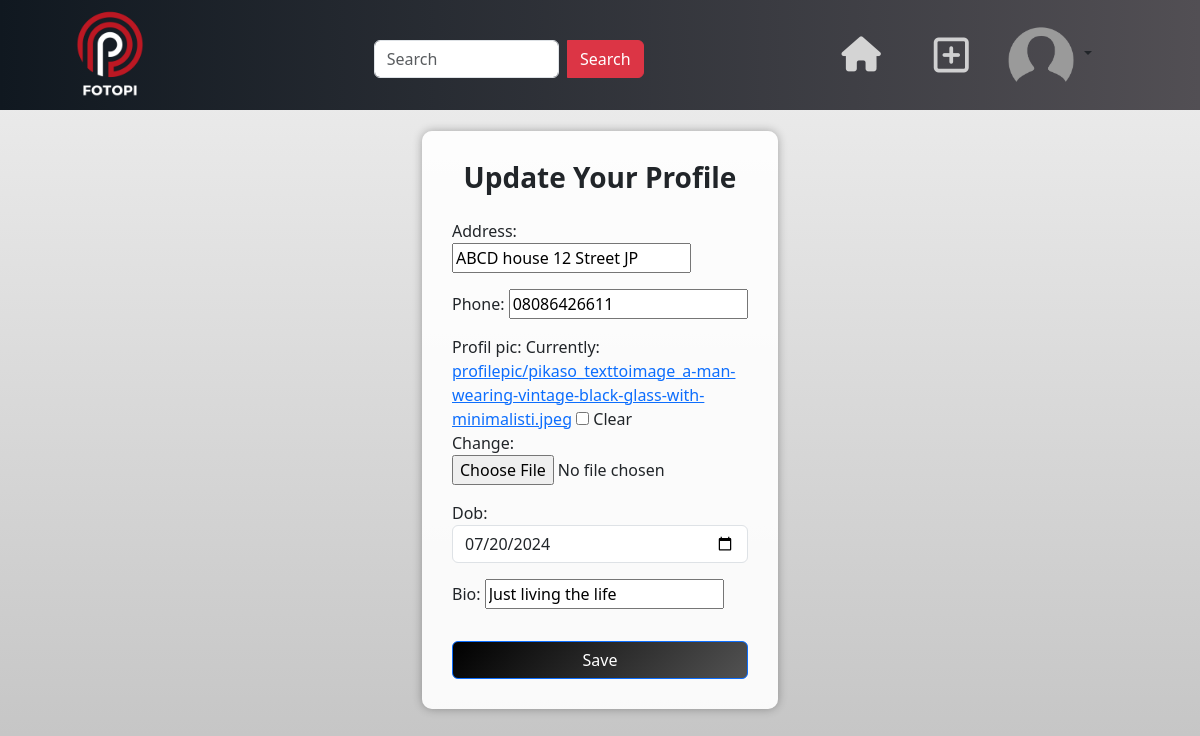
The app's page /userprofile/edit/ (signed in) with its own data.
### fotopiapp/models.py (models this page shows, shortened)
class UserProfile(models.Model):
    user=models.OneToOneField(User,on_delete=models.CASCADE, related_name="profile" )
    address=models.CharField(max_length=200, null=True)
    phone=models.CharField(max_length=200, null=True)
    profil_pic=models.FileField(upload_to="profilepic", null=True, blank=True)
    dob=models.DateField(null=True)
    bio=models.CharField(max_length=200,null=True)
    following=models.ManyToManyField("self",related_name="followed_by",symmetrical=False, blank=True)
    block=models.ManyToManyField("self",related_name="blocked", symmetrical=False,blank=True)

### fotopiapp/views.py (the view, shortened to what this page needs)
# urls.py: path('userprofile/edit/',views.UserProfileUpdateView.as_view(),name="profile-update"),
@method_decorator(decs,name="dispatch")
class UserProfileUpdateView(View):
    def get(self,request,*args,**kwargs):
        user_profile=UserProfile.objects.get(user=request.user)
        form=UserProfileUpdateForm(instance=user_profile)
        return render(request,"profile_update.html",{"form":form})

### fotopiapp/forms.py
class UserProfileUpdateForm(forms.ModelForm):
    class Meta:
        model=UserProfile
        exclude=["user","following","block"]
        widgets={
            "dob":forms.DateInput(attrs={"class":"form-control","type":"date"})
        }

### fotopiapp/decorator.py (called while the page is built)
def signin_required(fn):
        def wrapper(request,*args,**kwargs):
                if not request.user.is_authenticated:
                        messages.error(request,"invalid session")
                        return redirect("signin")
                else:
                     return fn(request,*args,**kwargs)
        return wrapper

### fotopiapp/templates/profile_update.html (shortened to what this page needs)
{%extends 'base.html'%}
{% load static %}
{% block link_block%}
<link href="https://cdn.jsdelivr.net/npm/bootstrap@5.3.2/dist/css/bootstrap.min.css" rel="stylesheet"
>
{% endblock %}
{% block body_block %}
<body>
    <div class="container">
        <div class="row justify-content-center align-items-center vh-100">
            <div class="col-lg-4 col-md-6 col-sm-8 col-10">
                <div class="login-container">
                    <h3 class="text-center fw-bolder mb-4">Update Your Profile</h3>
                    <form action="" method="post" enctype="multipart/form-data">
                        {{form.as_p}}
                        <button type="submit" class="btn btn-primary w-100 mt-3">Save</button>
                    </form>
                </div>
            </div>
        </div>
    </div>
</body>
{% endblock %}

### fotopiapp/templates/base.html (style rules this page uses)
body { font-family: Arial, sans-serif; background: linear-gradient(to bottom, #f0f0f0, #c0c0c0); padding: 20px; }

### fotopiapp/templates/profile_update.html (style rules this page uses)
body { background: linear-gradient(to bottom, #f0f0f0, #c0c0c0); display: flex; justify-content: center; align-items: center; margin: 0; overflow: hidden; }
.login-container { background-color: rgba(255, 255, 255, 0.9); padding: 30px; border-radius: 10px; box-shadow: 0px 0px 10px 0px rgba(0, 0, 0, 0.3); }
.btn-primary { background: linear-gradient(135deg, #000000, #525252); border: none; padding-left: 50px; padding-right: 50px; padding-top: 15px; padding-bottom: 15px; border-radius: 5px; }

### records on screen
UserProfile: address "ABCD house 12 Street JP", phone "08086426611", dob "07/20/2024", bio "Just living the life"
